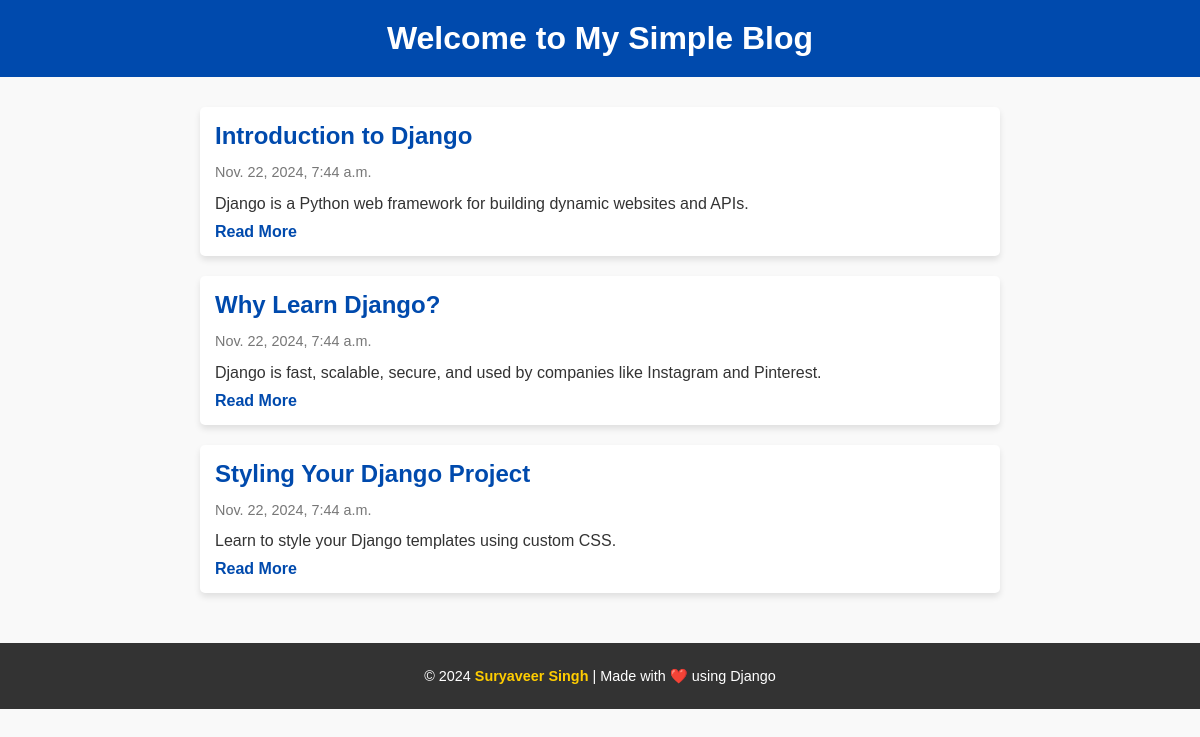
The page / on the database its author committed.
### blog_app/models.py (models this page shows, shortened)
class Post(models.Model):
    title = models.CharField(max_length=200)
    content = models.TextField()
    created_at = models.DateTimeField(auto_now_add=True)

### blog_app/views.py (the view)
# urls.py: path('', views.homepage, name='homepage'),
def homepage(request):
    posts = Post.objects.all()
    return render(request, 'blog_app/index.html', {'posts': posts})

### blog_app/templates/blog_app/index.html (shortened to what this page needs)
<!DOCTYPE html>
<html lang="en">
<head>
    {% load static %}
    <link rel="stylesheet" type="text/css" href="{% static 'blog_app/css/styles.css' %}">
</head>
<body>
    <header>
        <h1>Welcome to My Simple Blog</h1>
    </header>
    <main>
        {% for post in posts %}
            <div class="post-card">
                <h2>{{ post.title }}</h2>
                <p class="post-date">{{ post.created_at }}</p>
                <p class="post-content">{{ post.content|truncatewords:20 }}</p>
                <a href="{% url 'post_detail' post.id %}" class="read-more">Read More</a>
            </div>
        {% endfor %}
    </main>
    <footer>
        <p>&copy; 2024 <span class="author">Suryaveer Singh</span> | Made with <span class="heart">❤️</span> using Django</p>
    </footer>
</body>
</html>

### blog_app/static/blog_app/css/styles.css (style rules this page uses)
body { font-family: Arial, sans-serif; background-color: #f9f9f9; color: #333; margin: 0; padding: 0; }
header { background-color: #004aad; color: white; text-align: center; padding: 20px 0; }
header h1 { margin: 0; font-size: 2rem; }
main { max-width: 800px; margin: 20px auto; padding: 10px; }
.post-card { background: white; margin-bottom: 20px; padding: 15px; border-radius: 5px; box-shadow: 0 4px 6px rgba(0, 0, 0, 0.1); }
.post-card h2 { margin: 0 0 10px 0; color: #004aad; }
.post-date { font-size: 0.9rem; color: #777; }
.post-content { margin: 10px 0; }
.read-more { text-decoration: none; color: #004aad; font-weight: bold; }
footer { background-color: #333; color: white; text-align: center; padding: 10px 0; }
footer { background-color: #333; color: white; text-align: center; padding: 10px 0; position: relative; bottom: 0; width: 100%; font-size: 0.9rem; }
footer .author { font-weight: bold; color: #ffcd00; }
footer .heart { color: #ff4d4d; animation: beat 1s infinite; }

### rows shown on the page
Post: title "Introduction to Django", created_at "Nov. 22, 2024, 7:44 a.m.", content "Django is a Python web framework for building dynamic websites and APIs."
Post: title "Why Learn Django?", created_at "Nov. 22, 2024, 7:44 a.m.", content "Django is fast, scalable, secure, and used by companies like Instagram and Pinterest."
Post: title "Styling Your Django Project", created_at "Nov. 22, 2024, 7:44 a.m.", content "Learn to style your Django templates using custom CSS."
